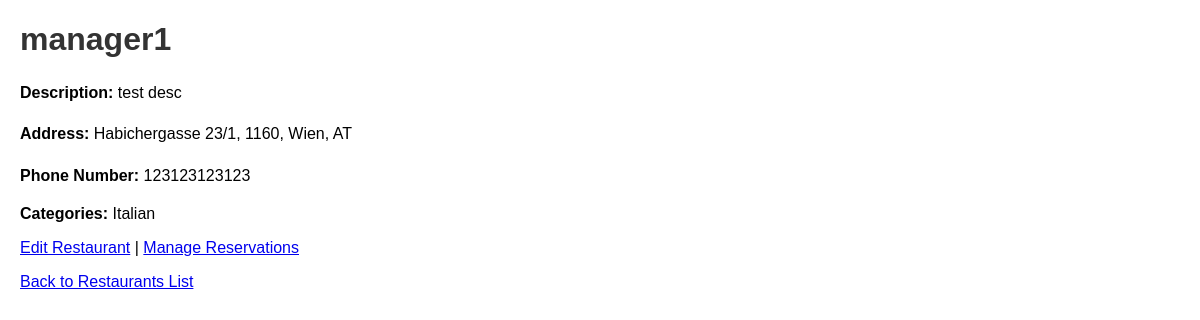
Page /restaurants/4 on the earlier database version.
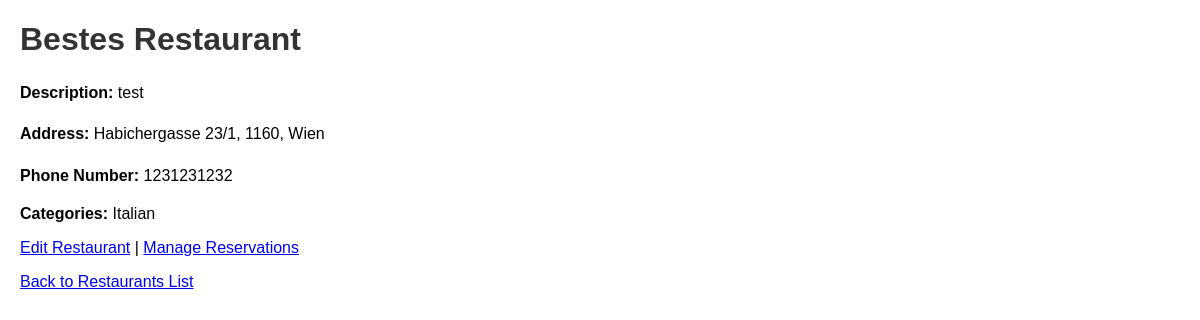
Same page on the later database version.
### app/models.py (models this page shows, shortened)
class Restaurant(db.Model):
    __tablename__ = 'restaurants'
    id = db.Column(db.Integer, primary_key=True)
    name = db.Column(db.String(100), nullable=False)
    address = db.Column(db.String(200), nullable=False)
    phone_number = db.Column(db.String(20), nullable=False)
    description = db.Column(db.Text, nullable=False)
    manager_id = db.Column(db.Integer, db.ForeignKey('users.id'), nullable=False, unique=True)
    latitude = db.Column(db.Float, nullable=True) # Nullable for now
    longitude = db.Column(db.Float, nullable=True) # Nullable for now
    categories = db.relationship(
        'Category',
        secondary=restaurant_categories,
        back_populates='restaurants'
    )
    reservations = db.relationship('Reservation', back_populates='restaurant', cascade='all, delete-orphan')
    manager = db.relationship('User', back_populates='restaurant', uselist=False)

### app/main/routes.py (the view)
@bp.route('/restaurants/<int:restaurant_id>', methods=['GET'])
def get_restaurant_detail(restaurant_id):
    restaurant = Restaurant.query.get_or_404(restaurant_id)
    return render_template('restaurant_detail.html', restaurant=restaurant)

### app/templates/restaurant_detail.html (shortened to what this page needs)
<!DOCTYPE html>
<html lang="en">
<head>
</head>
<body>
    <h1>{{ restaurant.name }}</h1>
    <div class="details">
        <p><strong>Description:</strong> {{ restaurant.description }}</p>
        <p><strong>Address:</strong> {{ restaurant.address }}</p>
        <p><strong>Phone Number:</strong> {{ restaurant.phone_number }}</p>
        <div class="categories">
            <strong>Categories:</strong>
            {% for category in restaurant.categories %}
                {{ category.name }}{% if not loop.last %}, {% endif %}
            {% endfor %}
        </div>
    </div>
    <p><a href="{{ url_for('main.edit_restaurant', restaurant_id=restaurant.id) }}">Edit Restaurant</a> | <a href="{{ url_for('main.manage_reservations', restaurant_id=restaurant.id) }}">Manage Reservations</a></p>
    <p><a href="{{ url_for('main.list_restaurants') }}">Back to Restaurants List</a></p>
</body>
</html>

Differences in the rows shown:
changed Restaurant: name "manager1" → "Bestes Restaurant"; description "test desc" → "test"; address "Habichergasse 23/1, 1160, Wien, AT" → "Habichergasse 23/1, 1160, Wien"; phone_number "123123123123" → "1231231232"
